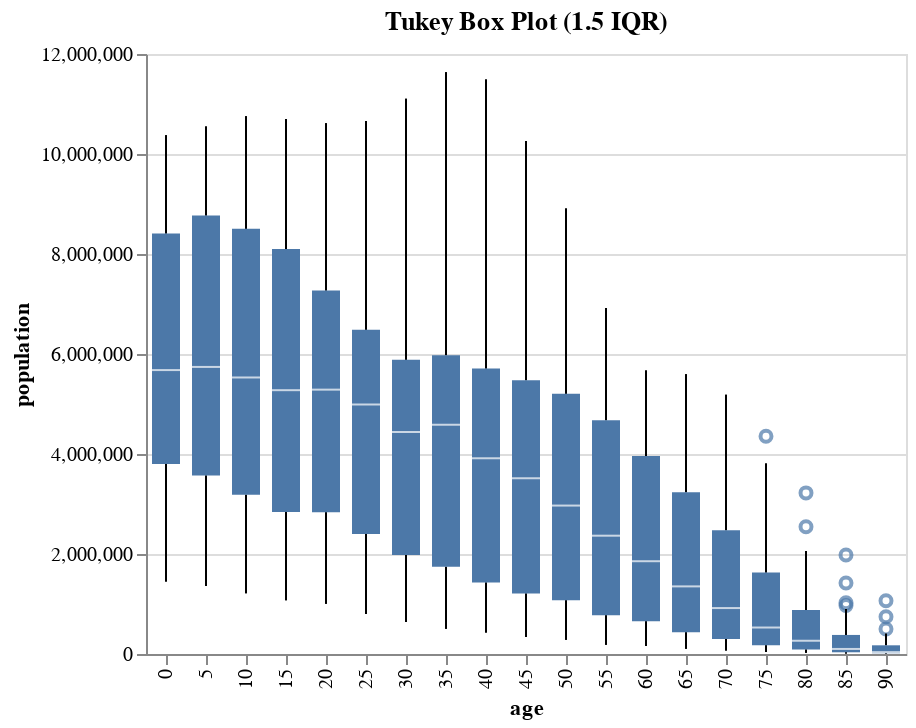

Notebook cell for this chart:
### Markdown cell above
## Tukey Box Plot (1.5 IQR)

### Code cell
@vlplot(
  data = population,
  mark={:boxplot, extent="1.5"}, # The extent is 1.5sd
  x = "age:o",
  y = {"people", title = "population"},
  title = "Tukey Box Plot (1.5 IQR)"
)

### Figure 1 — Vega-Lite specification as saved in the notebook (floating-point values rounded to 4 significant figures; data arrays with more than 128 entries replaced by an {"elided": "..."} marker saying what was removed)
{"data": {"values": {"elided": "570 records"}}, "mark": {"extent": "1.5", "type": "boxplot"}, "title": "Tukey Box Plot (1.5 IQR)", "encoding": {"x": {"field": "age", "type": "ordinal"}, "y": {"title": "population", "field": "people", "type": "quantitative"}}}
